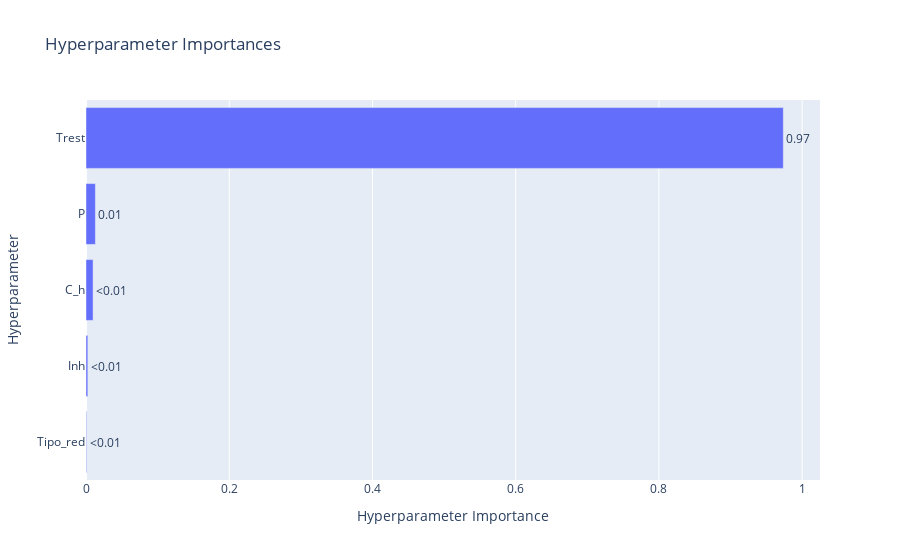

Source (notebook cell):
### Code cell
vis.plot_param_importances(study)

### Figure 1 — Plotly figure (JSON) as saved in the notebook; plotly's stock layout.template omitted (floating-point values rounded to 4 significant figures)
{"data": [{"cliponaxis": false, "hovertemplate": ["Tipo_red (IntDistribution): 0.0008112590363802481<extra></extra>", "Inh (FloatDistribution): 0.0025263322542269325<extra></extra>", "C_h (FloatDistribution): 0.009885598510831876<extra></extra>", "P (FloatDistribution): 0.013102059564906511<extra></extra>", "Trest (FloatDistribution): 0.9736747506336544<extra></extra>"], "name": "Objective Value", "orientation": "h", "text": ["<0.01", "<0.01", "<0.01", "0.01", "0.97"], "textposition": "outside", "type": "bar", "x": [0.0008113, 0.002526, 0.009886, 0.0131, 0.9737], "y": ["Tipo_red", "Inh", "C_h", "P", "Trest"]}], "layout": {"title": {"text": "Hyperparameter Importances"}, "xaxis": {"title": {"text": "Hyperparameter Importance"}}, "yaxis": {"title": {"text": "Hyperparameter"}}}}
